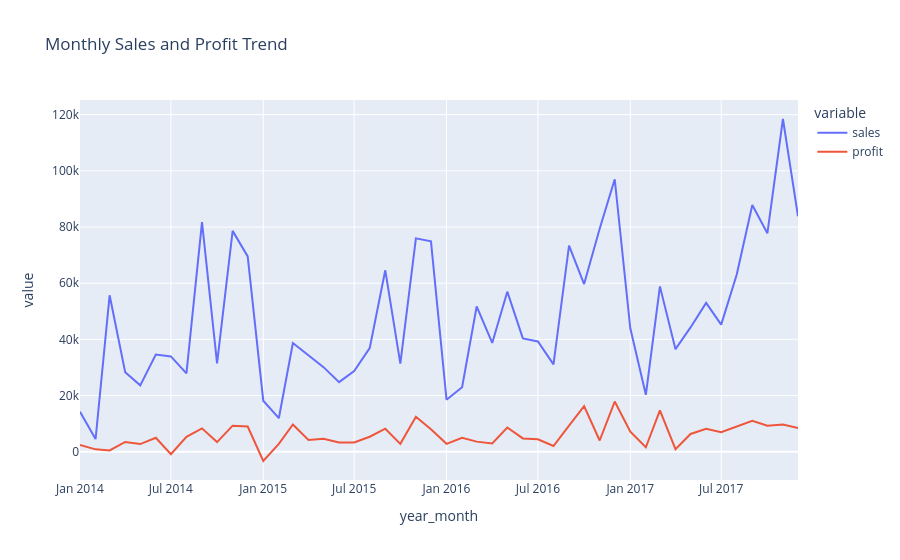

The cell this chart's notebook holds for it:
### Code cell
import plotly.express as px
fig = px.line(
    monthly_summary,
    x="year_month",
    y=["sales", "profit"],
    title="Monthly Sales and Profit Trend"
)

fig.show()
